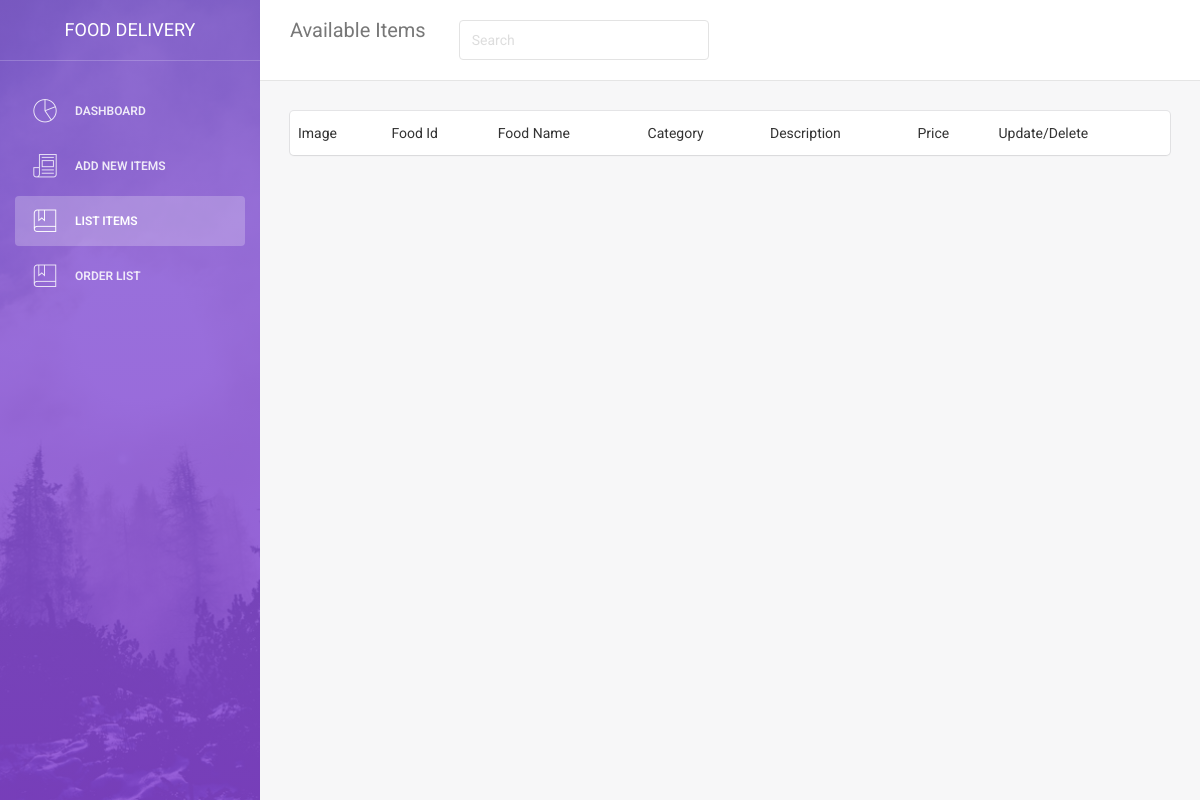
The app's page /restaurant/php/list_items.php (signed in), older data.
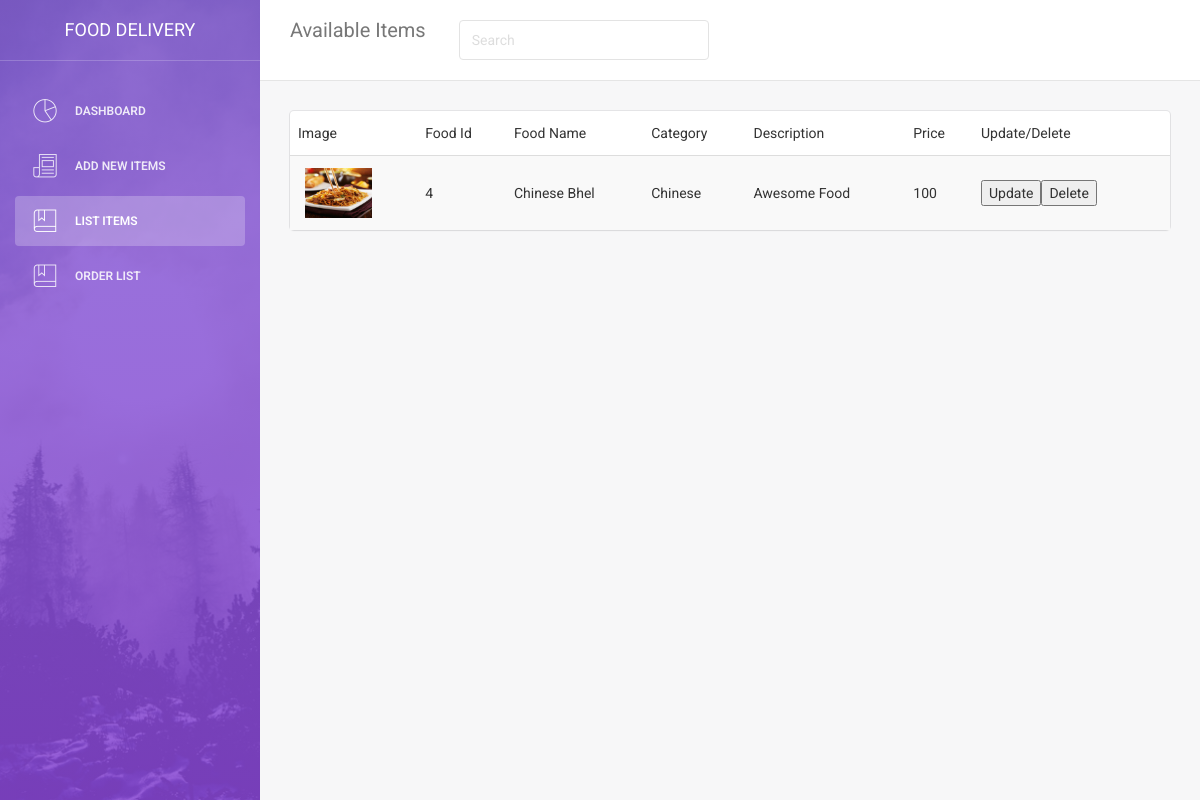
The same page, newer data.
### tables this page shows
CREATE TABLE `food` (
  `fid` int(10) NOT NULL,
  `rid` int(255) NOT NULL,
  `name` varchar(255) NOT NULL,
  `ingredients` varchar(255) NOT NULL,
  `category` varchar(255) NOT NULL,
  `cost` varchar(255) NOT NULL,
  `url` varchar(255) NOT NULL
);

### restaurant/php/list_items.php (the view, shortened to what this page needs)
<!doctype html>
<html lang="en">
<head>
    <link href="../assets/css/bootstrap.min.css" rel="stylesheet" />
    <link href="../assets/css/animate.min.css" rel="stylesheet" />
    <link href="../assets/css/light-bootstrap-dashboard.css?v=1.4.0" rel="stylesheet" />
    <link href="../assets/css/demo.css" rel="stylesheet" />
    <link href="http://maxcdn.bootstrapcdn.com/font-awesome/4.2.0/css/font-awesome.min.css" rel="stylesheet">
    <link href="../assets/css/pe-icon-7-stroke.css" rel="stylesheet" />
</head>
<body>
    <div class="wrapper">
        <div class="sidebar" data-color="purple" data-image="../assets/img/sidebar-5.jpg">
            <div class="sidebar-wrapper">
                <div class="logo">
                    <a href="#" class="simple-text">
                        Food Delivery
                    </a>
                </div>
                <ul class="nav">
                    <li>
                        <a href="dashboard.html">
                            <i class="pe-7s-graph"></i>
                            <p>Dashboard</p>
                        </a>
                    </li>
                    <li>
                        <a href="../add_items.html">
                            <i class="pe-7s-news-paper"></i>
                            <p>Add New Items</p>
                        </a>
                    </li>
                    <li class="active">
                        <a href="list_items.php">
                            <i class="pe-7s-notebook"></i>
                            <p>List Items </p>
                        </a>
                    </li>
                    <li>
                        <a href="../order_list.html">
                            <i class="pe-7s-notebook"></i>
                            <p>Order List </p>
                        </a>
                    </li>
                </ul>
            </div>
        </div>
        <div class="main-panel">
            <nav class="navbar navbar-default navbar-fixed">
                <div class="container-fluid">
                    <div class="navbar-header">
                        <a class="navbar-brand" href="#">Available Items</a>
                    </div>
                    <div class="collapse navbar-collapse">
                        <ul class="nav navbar-nav navbar-left">
                            <li>
                                <a>
                                    <input style="width:250px;" type="text" class="form-control issue-Food-search" id="Food-issue-search" placeholder="Search">
                                </a>
                            </li>
                        </ul>
                    </div>
                </div>
            </nav>
            <div class="content">
                <div class="container-fluid">
                    <div class="card">
                        <table class="table table-hover table-striped " id="table-int">
                            <thead>
                                <tr>
                                    <td>Image</td>
                                    <td>Food Id</td>
                                    <td>Food Name</td>
                                    <td>Category</td>
                                    <td>Description</td>
                                    <td>Price</td>
                                    <td>Update/Delete</td>
                                </tr>
                            </thead>
                            <tbody id="int-tbody">
                                <?php
                                $rid = $_SESSION['rid'];
                                require 'connection.php';
                                $stmt = "select * from food where rid = " . $rid;
                                $result = mysqli_query($conn, $stmt);
                                while ($row = mysqli_fetch_row($result)) {
                                    $fid = $row[0];
                                    $name = $row[2];
                                    $ingredients = $row[3];
                                    $category = $row[4];
                                    $cost = $row[5];
                                    $url = $row[6];
                                    echo '
                                    <tr>
                                        <td><img src="../../' . $url . '"/></td>
                                        <td>' . $fid . '</td>
                                        <td>' . $name . '</td>
                                        <td>' . $category . '</td>
                                        <td>' . $ingredients . '</td>
                                        <td>' . $cost . '</td>
                                        <td><input type="button" value="Update" onclick="update1(' . $fid . ')" /><input type="button" value="Delete" onclick=delete1(' . $fid . ') /></td>
                                    </tr>';
                                }
                                ?>
                            </tbody>
                        </table>
                    </div>
                </div>
            </div>
        </div>
    </div>
</body>
</html>

### restaurant/php/list_items.php (style rules this page uses)
img { height: 50px; }

Row changes from the older to the newer data that the page shows:
added food: url (picture), fid "4", name "Chinese Bhel", category "Chinese", ingredients "Awesome Food", cost "100"
